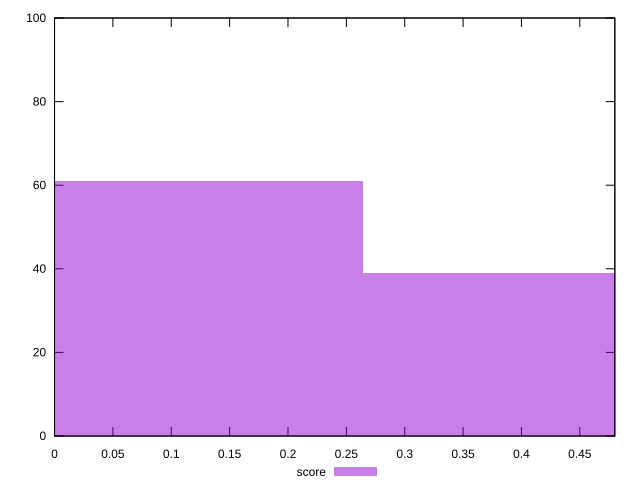

Recreate this plot in gnuplot.
reset

$score <<EOF
0 61
0.5283265323456771 39
EOF

set key outside below
set boxwidth 0.5283265323456771
set xrange [0:0.48]
set yrange [0:100]
set trange [0:100]
set style fill transparent solid 0.5 noborder
set terminal svg size 640, 490 enhanced background rgb 'white'
set output "report_00025_2021-02-22T21:38:55.199Z/unused-javascript/samples/pages/score/histogram.svg"

plot $score title "score" with boxes

reset
